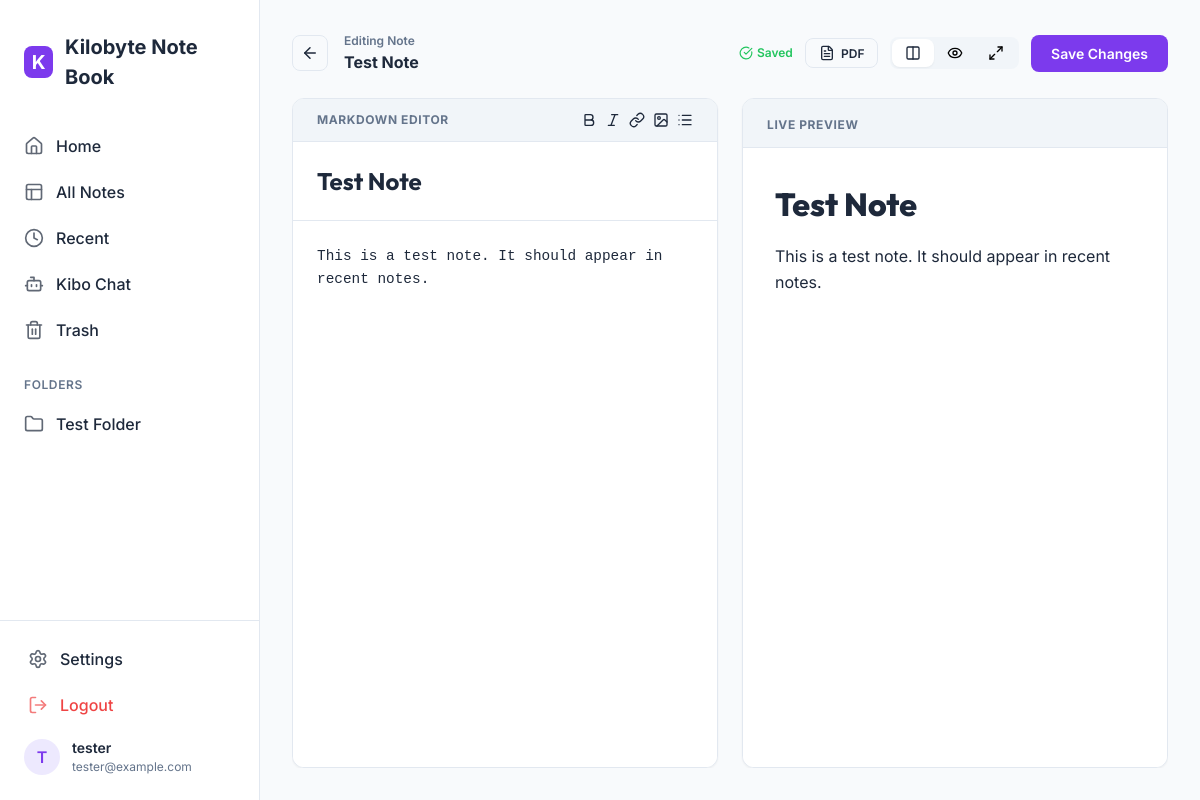
Page /split-editor/4/ (signed in) on the committed database.
### main/models.py (models this page shows, shortened)
class Folder(models.Model):
    name = models.CharField(max_length=100)
    user = models.ForeignKey(User, on_delete=models.CASCADE)

class Note(models.Model):
    title = models.CharField(max_length=200)
    content = models.TextField()
    user = models.ForeignKey(User, on_delete=models.CASCADE)
    folder = models.ForeignKey(Folder, on_delete=models.SET_NULL, null=True, blank=True, related_name='notes')
    is_favorite = models.BooleanField(default=False)
    is_trashed = models.BooleanField(default=False)
    created_at = models.DateTimeField(auto_now_add=True)
    updated_at = models.DateTimeField(auto_now=True)
    deleted_at = models.DateTimeField(null=True, blank=True)

### main/views.py (the view)
# urls.py: path('split-editor/<int:id>/', views.split_editor, name='split_editor'),
@login_required(login_url='/login/')
def split_editor(request, id):
    note = Note.objects.get(id=id, user=request.user)
    preview_html = note.content
    if request.method == 'POST':
        note.title = request.POST.get('title')
        note.content = request.POST.get('content')
        note.save()
        return redirect('note_view', id=note.id)
    return render(request, 'main/split_editor.html', {'form': note, 'preview_html': preview_html})

### main/context_processors.py (called while the page is built)
def folders_processor(request):
    if request.user.is_authenticated:
        user_settings, _ = UserSettings.objects.get_or_create(user=request.user)
        return {
            'user_folders': Folder.objects.filter(user=request.user),
            'user_settings': user_settings
        }
    return {'user_folders': []}

### main/templates/main/split_editor.html (shortened to what this page needs)
{% extends 'main/base.html' %}
{% load static %}
{% block content %}
<div class="editor-layout animate-fade-in" style="height: calc(100vh - 4rem); display: flex; flex-direction: column;">
    <div style="display: flex; justify-content: space-between; align-items: center; margin-bottom: 1.5rem;">
        <div style="display: flex; align-items: center; gap: 1rem;">
            <a href="{% url 'note_view' form.id %}" class="btn btn-outline" style="padding: 0.5rem;"><i data-lucide="arrow-left" style="width: 18px; height: 18px;"></i></a>
            <div>
                <div style="font-size: 0.75rem; color: var(--text-muted); font-weight: 600;">Editing Note</div>
                <div style="font-weight: 700;">{{ form.title }}</div>
            </div>
        </div>
        <div style="display: flex; gap: 0.75rem; align-items: center;">
            <span style="font-size: 0.75rem; color: var(--success); font-weight: 600; display: flex; align-items: center; gap: 0.25rem;">
                <i data-lucide="check-circle" style="width: 14px; height: 14px;"></i> Saved
            </span>
            <button onclick="downloadPDF()" class="btn btn-outline" style="padding: 0.4rem 0.8rem; display: flex; align-items: center; gap: 0.4rem;" title="Download Preview as PDF">
                <i data-lucide="file-text" style="width: 16px; height: 16px;"></i>
                <span style="font-size: 0.75rem; font-weight: 600;">PDF</span>
            </button>
            <div style="display: flex; background: var(--sidebar-active); border-radius: 8px; padding: 2px;">
                <button class="btn btn-outline" style="padding: 0.4rem 0.8rem; border: none; background: white; box-shadow: var(--shadow-sm);"><i data-lucide="columns" style="width: 16px; height: 16px;"></i></button>
                <button class="btn" style="padding: 0.4rem 0.8rem; border: none; background: transparent;"><i data-lucide="eye" style="width: 16px; height: 16px;"></i></button>
                <button class="btn" style="padding: 0.4rem 0.8rem; border: none; background: transparent;"><i data-lucide="maximize-2" style="width: 16px; height: 16px;"></i></button>
            </div>
            <button type="submit" form="edit-form" class="btn btn-primary">Save Changes</button>
        </div>
    </div>
    <div class="editor-panes" style="flex: 1; display: grid; grid-template-columns: 1fr 1fr; gap: 1.5rem; overflow: hidden;">
        <div class="card" style="display: flex; flex-direction: column; padding: 0; overflow: hidden; border-color: var(--border);">
            <div style="padding: 0.75rem 1.5rem; border-bottom: 1px solid var(--border); display: flex; justify-content: space-between; align-items: center; background: var(--sidebar-active);">
                <span style="font-size: 0.75rem; font-weight: 700; color: var(--text-muted); text-transform: uppercase; letter-spacing: 0.05em;">Markdown Editor</span>
                <div style="display: flex; gap: 0.5rem;">
                    <i data-lucide="bold" style="width: 16px; height: 16px; cursor: pointer;"></i>
                    <i data-lucide="italic" style="width: 16px; height: 16px; cursor: pointer;"></i>
                    <i data-lucide="link" style="width: 16px; height: 16px; cursor: pointer;"></i>
                    <i data-lucide="image" style="width: 16px; height: 16px; cursor: pointer;"></i>
                    <i data-lucide="list" style="width: 16px; height: 16px; cursor: pointer;"></i>
                </div>
            </div>
            <form id="edit-form" method="POST" style="flex: 1; display: flex; flex-direction: column; background: var(--bg-card);">
                <input type="text" name="title" value="{{ form.title }}" style="border: none; border-bottom: 1px solid var(--border); border-radius: 0; padding: 1.5rem; font-size: 1.5rem; font-weight: 700; font-family: 'Outfit', sans-serif; background: transparent; color: var(--text-main);" placeholder="Title">
                <textarea name="content" style="flex: 1; border: none; border-radius: 0; padding: 1.5rem; font-family: 'Fira Code', monospace; font-size: 0.9rem; line-height: 1.6; resize: none; background: transparent; color: var(--text-main);" oninput="updatePreview(this.value)">{{ form.content }}</textarea>
            </form>
        </div>
        <div class="card" style="display: flex; flex-direction: column; padding: 0; overflow: hidden; border-color: var(--border);">
            <div style="padding: 0.75rem 1.5rem; border-bottom: 1px solid var(--border); background: var(--sidebar-active);">
                <span style="font-size: 0.75rem; font-weight: 700; color: var(--text-muted); text-transform: uppercase; letter-spacing: 0.05em;">Live Preview</span>
            </div>
            <div id="preview-pane" style="flex: 1; padding: 2rem; overflow-y: auto; background: var(--bg-card);">
                <h1 id="preview-title" style="font-size: 2rem; font-weight: 800; margin-bottom: 1rem; font-family: 'Outfit', sans-serif;">{{ form.title }}</h1>
                <div id="preview-content" style="font-size: 1rem; line-height: 1.6;">
                </div>
            </div>
        </div>
    </div>
</div>
{% endblock %}

### main/templates/main/base.html (shortened to what this page needs)
{% load static %}
<!DOCTYPE html>
<html lang="en" {% if user_settings.dark_mode %}data-theme="dark"{% endif %}>
<head>
    <link rel="stylesheet" href="{% static 'main/css/style.css' %}">
</head>
<body>
    {% if user.is_authenticated and not hide_sidebar %}
    <div class="app-container">
        <aside class="sidebar" id="app-sidebar">
            <div class="sidebar-header">
                <div class="logo-icon">K</div>
                <h1 class="logo-text">Kilobyte Note Book</h1>
            </div>
            <nav class="sidebar-nav">
                <div class="nav-section">
                    <a href="{% url 'dashboard' %}" class="nav-item {% if request.resolver_match.url_name == 'dashboard' %}active{% endif %}">
                        <i data-lucide="home"></i>
                        Home
                    </a>
                    <a href="{% url 'home' %}" class="nav-item {% if request.resolver_match.url_name == 'home' %}active{% endif %}">
                        <i data-lucide="layout"></i>
                        All Notes
                    </a>
                    <a href="{% url 'recent_notes' %}" class="nav-item {% if request.resolver_match.url_name == 'recent_notes' %}active{% endif %}">
                        <i data-lucide="clock"></i>
                        Recent
                    </a>
                    <a href="{% url 'chatbot' %}" class="nav-item {% if request.resolver_match.url_name == 'chatbot' %}active{% endif %}">
                        <i data-lucide="bot"></i>
                        Kibo Chat
                    </a>
                    <a href="{% url 'trash' %}" class="nav-item {% if request.resolver_match.url_name == 'trash' %}active{% endif %}">
                        <i data-lucide="trash-2"></i>
                        Trash
                    </a>
                </div>
                <div class="nav-section">
                    <div class="nav-section-title">Folders</div>
                    {% for folder in user_folders %}
                    <a href="{% url 'folder_detail' folder.id %}" class="nav-item">
                        <i data-lucide="folder"></i>
                        {{ folder.name }}
                    </a>
                    {% empty %}
                    <a href="{% url 'folders' %}" class="nav-item text-muted" style="font-size: 0.75rem;">
                        <i data-lucide="plus-circle"></i>
                        Create a folder
                    </a>
                    {% endfor %}
                </div>
            </nav>
            <div class="sidebar-footer">
                <a href="{% url 'settings' %}" class="nav-item">
                    <i data-lucide="settings"></i>
                    Settings
                </a>
                <a href="{% url 'logout' %}" class="nav-item text-danger">
                    <i data-lucide="log-out"></i>
                    Logout
                </a>
                <div class="user-profile">
                    <div class="user-avatar">{{ user.username|first|upper }}</div>
                    <div class="user-info">
                        <div class="user-name">{{ user.username }}</div>
                        <div class="user-email">{{ user.email|default:"user@example.com" }}</div>
                    </div>
                </div>
            </div>
        </aside>
        <main class="main-content">
            {% block content %}{% endblock %}
        </main>
    </div>
    {% endif %}
</body>
</html>

### main/static/main/css/style.css (style rules this page uses)
:root { --primary: #7c3aed; --primary-hover: #6d28d9; --primary-light: #ede9fe; --bg-main: #f8fafc; --bg-card: #ffffff; --text-main: #1e293b; --text-muted: #64748b; --border: #e2e8f0; --sidebar-bg: #ffffff; --sidebar-active: #f1f5f9; --bg-secondary: #f1f5f9; --card-bg: var(--bg-card); --text-primary: var(--text-main); --text-secondary: var(--text-muted); --border-color: var(--border); --danger: #ef4444; --success: #22c55e; --shadow-sm: 0 1px 2px 0 rgb(0 0 0 / 0.05); --shadow: 0 4px 6px -1px rgb(0 0 0 / 0.1), 0 2px 4px -2px rgb(0 0 0 / 0.1); --shadow-md: 0 10px 15px -3px rgb(0 0 0 / 0.1), 0 4px 6px -4px rgb(0 0 0 / 0.1); --radius: 12px; }
.text-danger { color: var(--danger) !important; }
* { margin: 0; padding: 0; box-sizing: border-box; font-family: 'Inter', -apple-system, BlinkMacSystemFont, "Segoe UI", Roboto, sans-serif; }
body { background-color: var(--bg-main); color: var(--text-main); line-height: 1.5; -webkit-font-smoothing: antialiased; overflow-x: hidden; }
.app-container { display: flex; min-height: 100vh; }
.sidebar { width: 260px; background-color: var(--sidebar-bg); border-right: 1px solid var(--border); display: flex; flex-direction: column; position: fixed; height: 100vh; z-index: 100; }
.main-content { flex: 1; margin-left: 260px; padding: 2rem; overflow-y: auto; }
.sidebar-header { padding: 2rem 1.5rem; display: flex; align-items: center; gap: 0.75rem; }
.logo-icon { width: 32px; height: 32px; background-color: var(--primary); border-radius: 8px; display: flex; align-items: center; justify-content: center; color: white; font-weight: bold; font-size: 1.2rem; }
.logo-text { font-weight: 700; font-size: 1.25rem; color: var(--text-main); }
.sidebar-nav { flex: 1; padding: 0 0.75rem; }
.nav-section { margin-bottom: 1.5rem; }
.nav-section-title { font-size: 0.75rem; font-weight: 600; text-transform: uppercase; color: var(--text-muted); padding: 0 0.75rem; margin-bottom: 0.5rem; letter-spacing: 0.05em; }
.nav-item { display: flex; align-items: center; gap: 0.75rem; padding: 0.625rem 0.75rem; color: var(--text-main); text-decoration: none; border-radius: 8px; font-weight: 500; transition: all 0.2s; margin-bottom: 2px; }
.nav-item svg { width: 20px; height: 20px; opacity: 0.7; }
.sidebar-footer { padding: 1rem; border-top: 1px solid var(--border); }
.user-profile { display: flex; align-items: center; gap: 0.75rem; padding: 0.5rem; border-radius: 8px; }
.user-avatar { width: 36px; height: 36px; border-radius: 50%; background-color: var(--primary-light); display: flex; align-items: center; justify-content: center; color: var(--primary); font-weight: 600; }
.user-info { flex: 1; overflow: hidden; }
.user-name { font-size: 0.875rem; font-weight: 600; white-space: nowrap; overflow: hidden; text-overflow: ellipsis; }
.user-email { font-size: 0.75rem; color: var(--text-muted); white-space: nowrap; overflow: hidden; text-overflow: ellipsis; }
.card { background-color: var(--bg-card); border-radius: var(--radius); padding: 1.5rem; border: 1px solid var(--border); box-shadow: var(--shadow-sm); transition: transform 0.2s, box-shadow 0.2s; }
.btn { padding: 0.625rem 1.25rem; border-radius: 8px; font-weight: 600; border: none; cursor: pointer; transition: all 0.2s; display: inline-flex; align-items: center; gap: 0.5rem; font-size: 0.875rem; }
.btn-primary { background-color: var(--primary); color: white; }
.btn-outline { background-color: transparent; border: 1px solid var(--border); color: var(--text-main); }
input, textarea, select { width: 100%; padding: 0.625rem 0.875rem; border-radius: 8px; border: 1px solid var(--border); background-color: var(--bg-card); color: var(--text-main); outline: none; transition: border-color 0.2s, box-shadow 0.2s; }
.animate-fade-in { animation: fadeIn 0.4s ease-out forwards; }

### main/templates/main/split_editor.html (style rules this page uses)
.main-content { padding-bottom: 0 !important; }

### rows in the picture
Folder: name "Test Folder"
Note: title "Test Note", content "This is a test note. It should appear in recent notes."

### other values in the picture
{{ user.username|first|upper }} "T"
{{ user.username }} "tester"
{{ user.email|default:"user@example.com" }} "tester@example.com"
